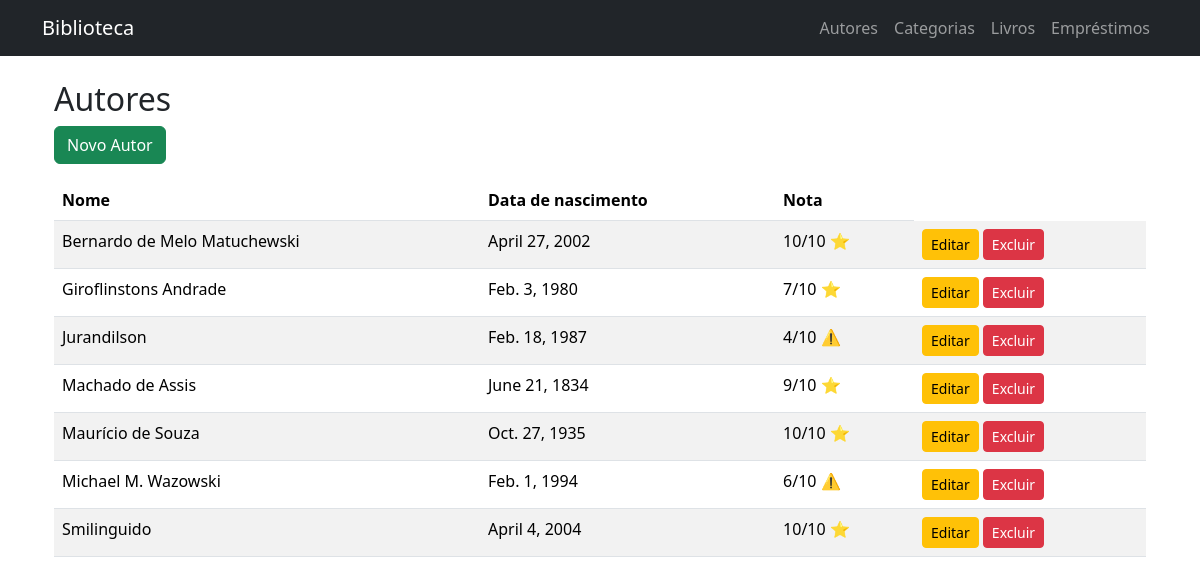
Screenshot of /authors/ with the database file from the repository.
### core/models.py (models this page shows, shortened)
class Author(models.Model):
    fullname = models.CharField(max_length=100)
    birthdate = models.DateField(auto_now_add=False)
    rating = models.IntegerField(null=False, blank=False)
    description = models.TextField(null=False, blank=False)
    class Meta:
        verbose_name = "Autor"
        verbose_name_plural = "Autores"
        ordering = ['fullname']

### core/views.py (the view)
# urls.py: path('authors/', AuthorListView.as_view(), name='author-list'),
class AuthorListView(ListView):
    model = Author
    template_name = 'author_list.html'
    context_object_name = 'authors'

### core/templates/author_list.html (shortened to what this page needs)
{% extends 'base.html' %} {% block content %}
<!DOCTYPE html>
<html lang="pt-br">
  <head>
    <link
      href="https://cdn.jsdelivr.net/npm/bootstrap@5.3.3/dist/css/bootstrap.min.css"
      rel="stylesheet"
    />
  </head>
  <body>
    <div class="container mt-4">
      <h2>Autores</h2>
      <a href="{% url 'author-create' %}" class="btn btn-success mb-3"
        >Novo Autor</a
      >
      <table class="table table-striped">
        <thead>
          <tr>
            <th>Nome</th>
            <th>Data de nascimento</th>
            <th>Nota</th>
          </tr>
        </thead>
        <tbody>
          {% for author in authors %}
          <tr>
            <td>{{ author.fullname }}</td>
            <td>{{ author.birthdate }}</td>
            <td>
              {{ author.rating }}/10 {% if author.rating > 6 %} ⭐ {% else %} ⚠️
              {% endif %}
            </td>
            <td>
              <a
                href="{% url 'author-update' author.pk %}"
                class="btn btn-warning btn-sm"
                >Editar</a
              >
              <a
                href="{% url 'author-delete' author.pk %}"
                class="btn btn-danger btn-sm"
                >Excluir</a
              >
            </td>
          </tr>
          {% empty %}
          <tr>
            <td colspan="3">Nenhum autor cadastrado.</td>
          </tr>
          {% endfor %}
        </tbody>
      </table>
    </div>
  </body>
</html>
{% endblock %}

### rows the page displays
Author: fullname "Bernardo de Melo Matuchewski", birthdate "April 27, 2002", rating "10"
Author: fullname "Giroflinstons Andrade", birthdate "Feb. 3, 1980", rating "7"
Author: fullname "Jurandilson", birthdate "Feb. 18, 1987", rating "4"
Author: fullname "Machado de Assis", birthdate "June 21, 1834", rating "9"
Author: fullname "Maurício de Souza", birthdate "Oct. 27, 1935", rating "10"
Author: fullname "Michael M. Wazowski", birthdate "Feb. 1, 1994", rating "6"
Author: fullname "Smilinguido", birthdate "April 4, 2004", rating "10"
